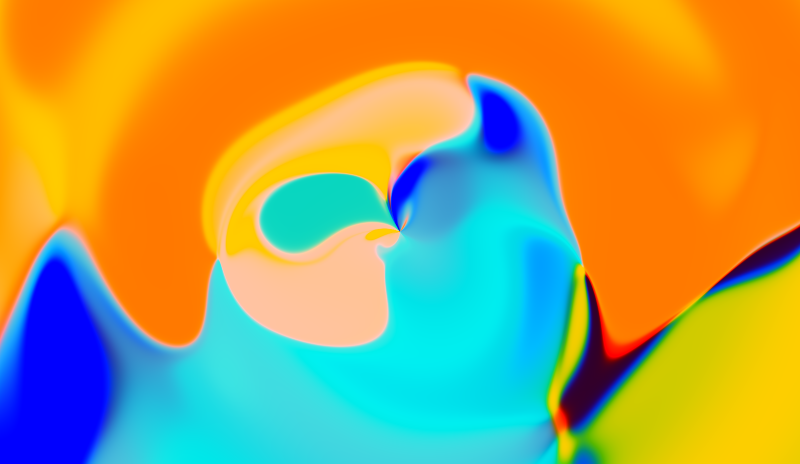
#> input picture test/brain.jpg, 1600 x 927 px (shown at 1/2 size)
$ python format_image.py brain.jpg
#> lines starting #> are read from the running program, lines starting #| are printed output that depends on the picture
"""
Create a properly formatted test image for the Canon Ivy 1.
From the decompiled Canon Mini Print app:
  - Filename: img.jpg
  - Type: image/jpeg
  - Dimensions: 640 x 1616
  - Rotated 180 degrees
  - Quality: 100

Send the output file (img.jpg) via Windows Bluetooth File Transfer.
"""

from PIL import Image, ImageDraw
import sys

# Use provided image or create test pattern
if len(sys.argv) > 1:
    img = Image.open(sys.argv[1]).convert("RGB")
else:
    img = Image.new("RGB", (640, 1616), (255, 255, 255))
    draw = ImageDraw.Draw(img)
    draw.rectangle([0, 0, 640, 400], fill=(255, 0, 0))
    draw.rectangle([0, 400, 640, 800], fill=(0, 255, 0))
    draw.rectangle([0, 800, 640, 1200], fill=(0, 0, 255))
    draw.rectangle([0, 1200, 640, 1616], fill=(0, 0, 0))

# Scale and crop to 640x1616
w, h = img.size
#> w = 1600; h = 927
scale = max(640 / w, 1616 / h)
#> scale = 1.74
img = img.resize((int(w * scale), int(h * scale)), Image.Resampling.LANCZOS)
#> img: PIL image 2789x1616 RGB
w2, h2 = img.size
#> w2 = 2789; h2 = 1616
img = img.crop(((w2 - 640) // 2, (h2 - 1616) // 2, (w2 + 640) // 2, (h2 + 1616) // 2))
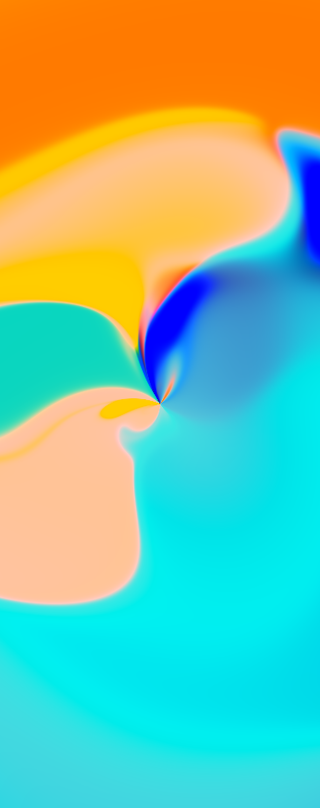
#> img: PIL image 640x1616 RGB (shown at 1/2 size); mean R, G, B 127, 191.8, 156.5
img = img.rotate(180)
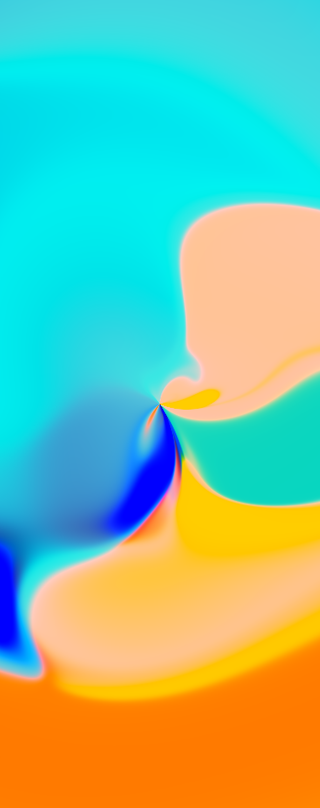
#> img: PIL image 640x1616 RGB (shown at 1/2 size); mean R, G, B 127, 191.8, 156.5

img.save("img.jpg", format="JPEG", quality=100)
print(f"Saved img.jpg ({img.size[0]}x{img.size[1]})")
#| Saved img.jpg (640x1616)
